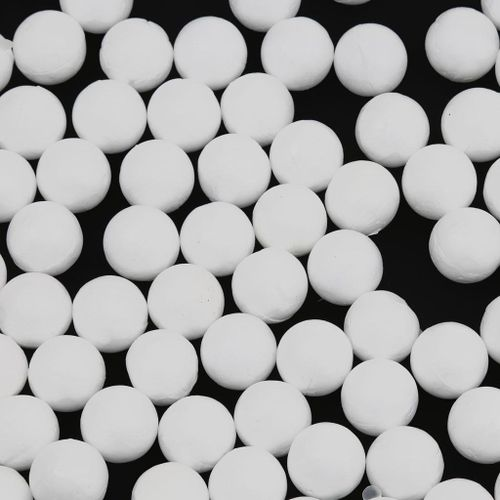
#> input picture Computer Vision/data/1.jpg, 500 x 500 px, given in place of the camera
$ python ball_stream.py
#> lines starting #> are read from the running program, lines starting #| are printed output that depends on the picture
import cv2
import numpy as np

# Define the parameter search range for circles (adjust based on your ball size)
min_radius = 10  # Minimum expected radius of the ball (in pixels)
max_radius = 30  # Maximum expected radius of the ball (in pixels)

# Open the video capture stream (change 0 to use an external camera)
cap = cv2.VideoCapture(0)

while True:
  # Capture frame-by-frame
  ret, frame = cap.read()
#> frame is the input picture: shape (500, 500, 3); mean B, G, R 168, 168, 168

  # Convert to grayscale (optional but recommended for edge detection)
  gray = cv2.cvtColor(frame, cv2.COLOR_BGR2GRAY)
  blur = cv2.GaussianBlur(gray, (11, 11), 0)
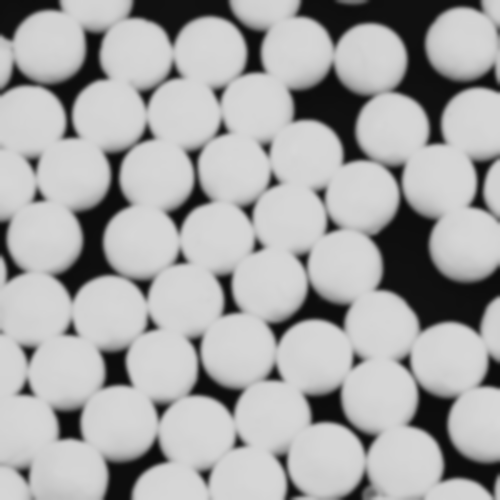
#> blur: shape (500, 500); min 11, max 216, mean 168

  # # Apply edge detection (Canny edge detection is a common choice)
  # edges = cv2.Canny(blur, 50, 150, apertureSize=3)

  # Apply Circular Hough Transform
  circles = cv2.HoughCircles(blur, cv2.HOUGH_GRADIENT, 1.2, 20,
                            param1= 100, param2=30)
#> circles = 151 rows, first 8: [370.2, 59.4, 36.96], [256.2, 299.4, 183.7], [297, 203.4, 180.1], [378.6, 396.6, 38.04], [325.8, 460.2, 38.4], [196.2, 433.8, 38.88], [209.4, 52.2, 36.84], [108.6, 114.6, 36]

  # cv2.imshow("Detected Balls", edges)
  # cv2.waitKey(0)

  # Check if circles are found
  if circles is not None:
    # Convert the circles from a 3D array to a list of dictionaries
    circles = np.uint16(np.around(circles))[0, :]
#> circles = 151 rows, first 8: [370, 59, 37], [256, 299, 184], [297, 203, 180], [379, 397, 38], [326, 460, 38], [196, 434, 39], [209, 52, 37], [109, 115, 36]

    # Draw detected circles on the original image
    for circle in circles:
      center_x, center_y, radius = circle[0], circle[1], circle[2]
      # Draw circle outline
      cv2.circle(frame, (center_x, center_y), radius, (0, 255, 0), 2)
      # Draw circle center
      cv2.circle(frame, (center_x, center_y), 2, (0, 0, 255), 3)
#> this loop made 151 passes
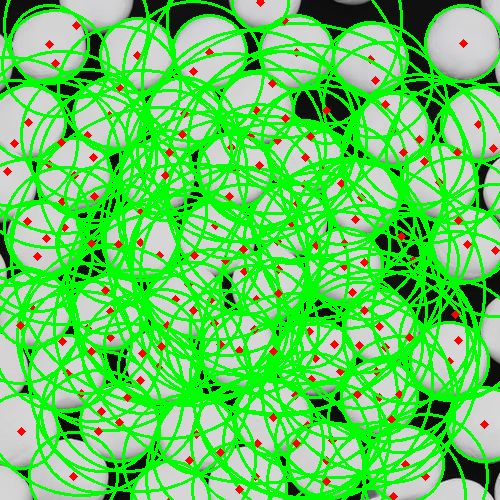
#> frame: shape (500, 500, 3); mean B, G, R 92, 207.3, 96.9

  # Display the resulting frame
  cv2.imshow('Ball Detection (Press q to quit)', frame)

  # Exit on 'q' press
  if cv2.waitKey(1) & 0xFF == ord('q'):
#> (key q is pressed here)
    break

# Release capture and clean up
cap.release()
cv2.destroyAllWindows()
